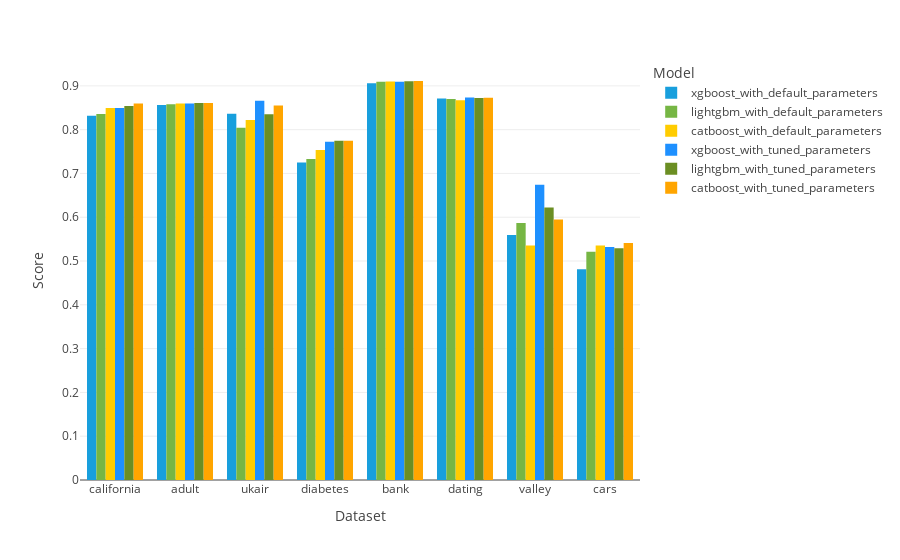

The cell this chart's notebook holds for it:
### Markdown cell above
# All performances

### Code cell
px.bar(perfs_tuned_vs_untuned[["xgboost_with_default_parameters", "lightgbm_with_default_parameters", "catboost_with_default_parameters",
                              "xgboost_with_tuned_parameters", "lightgbm_with_tuned_parameters", "catboost_with_tuned_parameters"]],
       labels={
             "index": "Dataset",
             "value": "Score",
             "variable": "Model",
                 },
       barmode="group", template='xgridoff',
      color_discrete_sequence=['#189FDD', "#76B644", "#FFCC00",
                              "dodgerblue", "olivedrab", "orange"])

### Figure 1 — Plotly figure (JSON) as saved in the notebook; plotly's stock layout.template omitted (floating-point values rounded to 4 significant figures)
{"data": [{"alignmentgroup": "True", "hovertemplate": "Model=xgboost_with_default_parameters<br>Dataset=%{x}<br>Score=%{y}<extra></extra>", "legendgroup": "xgboost_with_default_parameters", "marker": {"color": "#189FDD"}, "name": "xgboost_with_default_parameters", "offsetgroup": "xgboost_with_default_parameters", "orientation": "v", "showlegend": true, "textposition": "auto", "type": "bar", "x": ["california", "adult", "ukair", "diabetes", "bank", "dating", "valley", "cars"], "xaxis": "x", "y": [0.8316, 0.8565, 0.8364, 0.7252, 0.9057, 0.8712, 0.5594, 0.481], "yaxis": "y"}, {"alignmentgroup": "True", "hovertemplate": "Model=lightgbm_with_default_parameters<br>Dataset=%{x}<br>Score=%{y}<extra></extra>", "legendgroup": "lightgbm_with_default_parameters", "marker": {"color": "#76B644"}, "name": "lightgbm_with_default_parameters", "offsetgroup": "lightgbm_with_default_parameters", "orientation": "v", "showlegend": true, "textposition": "auto", "type": "bar", "x": ["california", "adult", "ukair", "diabetes", "bank", "dating", "valley", "cars"], "xaxis": "x", "y": [0.8356, 0.8581, 0.8043, 0.733, 0.9094, 0.87, 0.5866, 0.5213], "yaxis": "y"}, {"alignmentgroup": "True", "hovertemplate": "Model=catboost_with_default_parameters<br>Dataset=%{x}<br>Score=%{y}<extra></extra>", "legendgroup": "catboost_with_default_parameters", "marker": {"color": "#FFCC00"}, "name": "catboost_with_default_parameters", "offsetgroup": "catboost_with_default_parameters", "orientation": "v", "showlegend": true, "textposition": "auto", "type": "bar", "x": ["california", "adult", "ukair", "diabetes", "bank", "dating", "valley", "cars"], "xaxis": "x", "y": [0.8494, 0.86, 0.8221, 0.7538, 0.9098, 0.8674, 0.5355, 0.5357], "yaxis": "y"}, {"alignmentgroup": "True", "hovertemplate": "Model=xgboost_with_tuned_parameters<br>Dataset=%{x}<br>Score=%{y}<extra></extra>", "legendgroup": "xgboost_with_tuned_parameters", "marker": {"color": "dodgerblue"}, "name": "xgboost_with_tuned_parameters", "offsetgroup": "xgboost_with_tuned_parameters", "orientation": "v", "showlegend": true, "textposition": "auto", "type": "bar", "x": ["california", "adult", "ukair", "diabetes", "bank", "dating", "valley", "cars"], "xaxis": "x", "y": [0.8496, 0.8595, 0.866, 0.7722, 0.9091, 0.8736, 0.6742, 0.5318], "yaxis": "y"}, {"alignmentgroup": "True", "hovertemplate": "Model=lightgbm_with_tuned_parameters<br>Dataset=%{x}<br>Score=%{y}<extra></extra>", "legendgroup": "lightgbm_with_tuned_parameters", "marker": {"color": "olivedrab"}, "name": "lightgbm_with_tuned_parameters", "offsetgroup": "lightgbm_with_tuned_parameters", "orientation": "v", "showlegend": true, "textposition": "auto", "type": "bar", "x": ["california", "adult", "ukair", "diabetes", "bank", "dating", "valley", "cars"], "xaxis": "x", "y": [0.8543, 0.8607, 0.8354, 0.7747, 0.9104, 0.8722, 0.6221, 0.5294], "yaxis": "y"}, {"alignmentgroup": "True", "hovertemplate": "Model=catboost_with_tuned_parameters<br>Dataset=%{x}<br>Score=%{y}<extra></extra>", "legendgroup": "catboost_with_tuned_parameters", "marker": {"color": "orange"}, "name": "catboost_with_tuned_parameters", "offsetgroup": "catboost_with_tuned_parameters", "orientation": "v", "showlegend": true, "textposition": "auto", "type": "bar", "x": ["california", "adult", "ukair", "diabetes", "bank", "dating", "valley", "cars"], "xaxis": "x", "y": [0.8596, 0.8609, 0.8551, 0.7748, 0.9111, 0.8728, 0.5948, 0.541], "yaxis": "y"}], "layout": {"barmode": "group", "legend": {"title": {"text": "Model"}, "tracegroupgap": 0}, "margin": {"t": 60}, "xaxis": {"anchor": "y", "domain": [0, 1], "title": {"text": "Dataset"}}, "yaxis": {"anchor": "x", "domain": [0, 1], "title": {"text": "Score"}}}}
